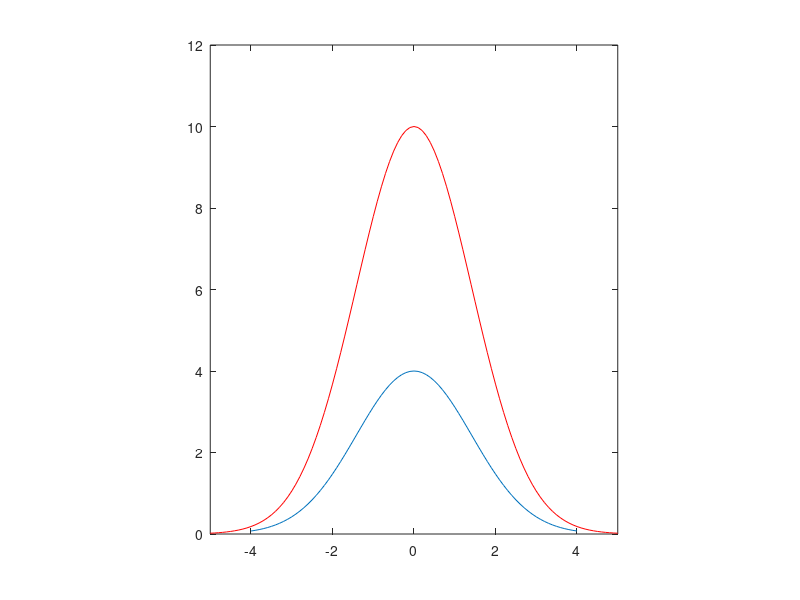

This chart was generated by the following MATLAB code: (Note: this script raises an error after producing the figure.)

%--------------------
% Standard Normal Distribution
mu=0;
sd=1;
x=linspace(mu-4*sd,mu+4*sd,200);
pdfx=1/sqrt(2*pi)/sd*exp(-(x-mu).^2/(2*sd^2));
plot(x,pdfx);
%--------------------



%--------------------
% Universal Gaussian Function
a = 4;	% hight of peak from baseline (Yaxis)
b = 0;	% mean (peak center on Xaxis)
c = 1;	% stdev (curve spread)
d = 0;	% baseline (Yaxis)
x = -4:.1:4;

fx = a .* exp(-((x-b).^2 ./ (2*c).^2)) + d;

plot(x,fx);
axis equal;
%axis([-5 5 0 1.5])
hold on
%--------------------
% Universal Gaussian Function
a = 10;	% hight of peak from baseline (Yaxis)
b = 0;	% mean (peak center on Xaxis)
c = 1;	% stdev (curve spread)
d = 0;	% baseline (Yaxis)
x = (b-5*c):.1:(b+5*c);

fx = a .* exp(-((x-b).^2 ./ (2*c).^2)) + d;

plot(x,fx,'r');
axis([(b-5*c) (b+5*c) d ((a+d)*1.2)])
%--------------------






%--------------------
% 3D Gaussian Distribution
A = 5;
x0 = 0; y0 = 0;
sigma_x = 1;
sigma_y = 3;

a = cos(theta)^2/2/sigma_x^2 + sin(theta)^2/2/sigma_y^2;
b = -sin(2*theta)/4/sigma_x^2 + sin(2*theta)/4/sigma_y^2 ;
c = sin(theta)^2/2/sigma_x^2 + cos(theta)^2/2/sigma_y^2;

[X, Y] = meshgrid(-5:.1:5, -5:.1:5);
Z = A*exp( - (a*(X-x0).^2 + 2*b*(X-x0).*(Y-y0) + c*(Y-y0).^2)) ;

surf(X,Y,Z);
shading interp; view(-36,10);axis equal;

 
for theta = 0:pi/100:pi
    a = cos(theta)^2/2/sigma_x^2 + sin(theta)^2/2/sigma_y^2;
    b = -sin(2*theta)/4/sigma_x^2 + sin(2*theta)/4/sigma_y^2 ;
    c = sin(theta)^2/2/sigma_x^2 + cos(theta)^2/2/sigma_y^2;
 
    [X, Y] = meshgrid(-5:.1:5, -5:.1:5);
    Z = A*exp( - (a*(X-x0).^2 + 2*b*(X-x0).*(Y-y0) + c*(Y-y0).^2)) ;
    surf(X,Y,Z);shading interp;view(-36,10);
	axis equal;
	%axis vis3d;
	drawnow
end
%--------------------


%--------------------
A  = 1;		% hight of peak
x0 = 0;		% x-axis peak location 
y0 = 0;		% y-axis peak location 
sd = .5;	% sigma (stdev of slope)
tta = 0;	% theta (axis revolution)
res= .2;	% grid resolution
spr= 1;		% grid spread	

a = cos(tta)^2/2/sd^2 + sin(tta)^2/2/sd^2;
b = -sin(2*tta)/4/sd^2 + sin(2*tta)/4/sd^2 ;
c = sin(tta)^2/2/sd^2 + cos(tta)^2/2/sd^2;

[X, Y] = meshgrid((-spr):(res):(spr), (-spr):(res):(spr));
Z = A*exp( - (a*(X-x0).^2 + 2*b*(X-x0).*(Y-y0) + c*(Y-y0).^2)) ;

surf(X,Y,Z);
	view(-45,30); 
	axis([-spr spr -spr spr 0 A])
	%axis equal; 
	%axis vis3d; 
	shading interp;
	xlabel('x-axis');ylabel('y-axis');zlabel('z-axis')
%--------------------
	
	

%--------------------
A  = 1;		% hight of peak
x0=0;y0=0;	% x&y-axis peak locations
sd = .2;	% sigma (stdev of slope)
a = .5/sd^2;
c = .5/sd^2;

% Gres = .1;				% grid resolution
% Gspr = 1;					% grid spread	
% Gnum = 2*Gspr/Gres +1;	% grid N (odd num)
Gres = .1;
Gnum = 11;				
Gspr = ((Gnum-1)*Gres)/2;

[X, Y] = meshgrid((-Gspr):(Gres):(Gspr), (-Gspr):(Gres):(Gspr));
Z = A*exp( - (a*(X-x0).^2 + c*(Y-y0).^2)) ;

%---
surf(X,Y,Z);
view(-45,30); 
axis([-Gspr Gspr -Gspr Gspr 0 A])
shading interp; %axis equal; %axis vis3d; 
xlabel('x-axis');ylabel('y-axis');zlabel('z-axis')
%--------------------
	
	
	


%--------------------
% Gaussian Function Dual
a = 10;	% hight of peak from baseline (Yaxis)
b = 20;	% mean (peak center on Xaxis)
c = 2;	% stdev (curve spread)
d = 0;	% baseline (Yaxis)
x = (b-5*c):.1:(b+5*c);

fx = a .* exp(-((x-b).^2 ./ (2*c).^2)) + d;

figure(1)
plot(x,fx,'r.');
axis([(0) (80) d ((a+d)*1.5)])
hold on

% Gaussian Function
a = 10;	% hight of peak from baseline (Yaxis)
b = 40;	% mean (peak center on Xaxis)
c = 4;	% stdev (curve spread)
d = 0;	% baseline (Yaxis)
x = (b-5*c):.1:(b+5*c);

fx = a .* exp(-((x-b).^2 ./ (2*c).^2)) + d;

figure(1)
plot(x,fx,'b.');
axis([(0) (80) d ((a+d)*1.5)])
xlabel('seconds'); ylabel('responses')

%--------------------



%--------------------
% Einstein's Brownian Diffusion Gaussian Function
x = 0;		% origin
t = 250;	% time step
p0 = 100;	% particle density
D = 0.1;	% mass diffusivity

xx=linspace(x-t*D,x+t*D,400);
pxt = (p0 ./ sqrt(4.*pi.*D.*t)) .* exp(-( (xx.^2) ./ (4.*D.*t)));
plot(xx,pxt);
%--------------------




%--------------------
% Dirac Delta Function
for a = 1:10
x=linspace(-20,20,100);
dax = (1 ./ (a .* sqrt(pi)) ) .* exp(-x.^2 ./ a.^2);
figure(10)
plot(x,dax);
hold on
pause(1)
end
%--------------------


%---------------------------------------------------
% Brownian Motion from Standard Normal
N = 1000;
displacement = randn(1,N);
plot(displacement);
particle = struct();
particle.x = cumsum( randn(N, 1) );
particle.y = cumsum( randn(N, 1) );
plot(particle.x, particle.y);
ylabel('Y Position');
xlabel('X Position');
title('position versus time in 2D');
%--------------------
dsquared = particle.x .^ 2 + particle.y .^ 2;
plot(dsquared);
%--------------------
D = 0.1;				% Diffusion coefficient um^2/s
dim = 2;	         % two dimensional simulation
tau = .1;               % time interval in seconds
time = tau * 1:N;       % create a time vector for plotting
k = sqrt(D * dim * tau);
dx = k * randn(N,1);
dy = k * randn(N,1);
x = cumsum(dx);
y = cumsum(dy);
dSquaredDisplacement = (dx .^ 2) + (dy .^ 2);
squaredDisplacement = ( x .^ 2) + ( y .^ 2);
plot(x,y);
title('Particle Track of a Single Simulated Particle');
%--------------------
clf;
hold on;
plot(time, (0:1:(N-1)) * 2*k^2 , 'k', 'LineWidth', 3);      % plot theoretical line
plot(time, squaredDisplacement);
hold off;
xlabel('Time');
ylabel('Displacement Squared');
title('Displacement Squared versus Time for 1 Particle in 2 Dimensions');
%--------------------
simulatedD = mean( dSquaredDisplacement ) / ( 2 * dim * tau );
standardError = std( dSquaredDisplacement ) / ( 2 * dim * tau * sqrt(N) );
actualError = D - simulatedD;
disp([simulatedD standardError actualError])
%---------------------------------------------------







%--------------------
% Change Factory Presents (unrelated)
a = get(0,'Factory');
set(0,'DefaultAxesFontName','Century Gothic')
set(0,'DefaultAxesFontSize',12)
factoryAxesPosition: [0.1300 0.1100 0.7750 0.8150]
factoryAxesTickLength: [0.0100 0.0250]
%--------------------















